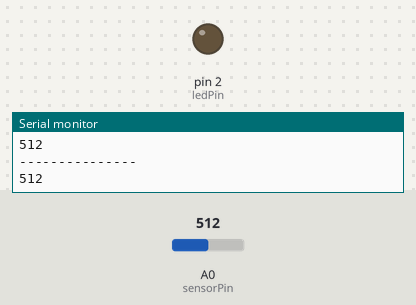
Simulated run of this sketch. Board: Arduino Uno, built with avr-gcc and run on an emulated ATmega328P. On the bench: output pins drawn as LEDs (lit = HIGH), the last lines printed to the serial monitor. The test bench sets the inputs (shaded band); at power-on: A0 (sensorPin) = 512.

Above: at 1.2 s.
1.3 s: A0 (sensorPin) set to 319
2.8 s: A0 (sensorPin) set to 286
At 3.7 s:
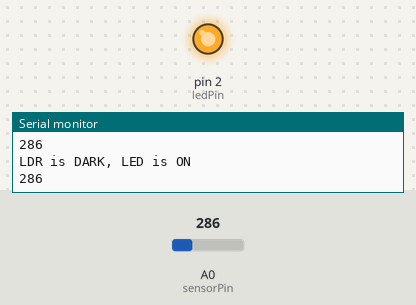
4.3 s: A0 (sensorPin) set to 306
At 5.1 s:
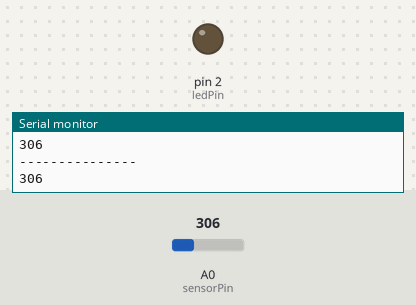
5.8 s: A0 (sensorPin) set to 290
At 6.5 s:
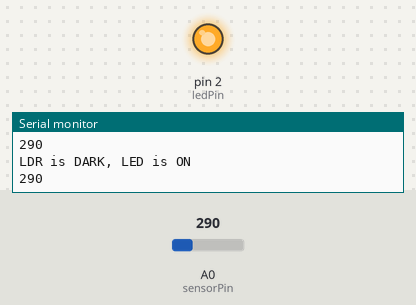
Timing chart, 0 to 8.3 s (numbered marks = the images above; inputs shaded):
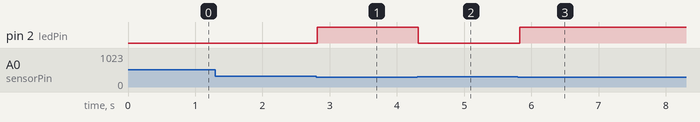

Measured:
- the behaviour switches between 301 and 300 on A0 (sensorPin) (found by bisection; images 0 and 1)
- after the input at 2.8 s, pin 2 (ledPin): LOW → HIGH at once
- after the input at 4.3 s, pin 2 (ledPin): HIGH → LOW at once
- after the input at 5.8 s, pin 2 (ledPin): LOW → HIGH at once

The sketch:

ldr.ino
```cpp
int sensorPin = A0; // select the input pin for LDR
int ledPin=2;
int sensorValue = 0;
void setup() {
  // put your setup code here, to run once:
  Serial.begin(9600);
  pinMode(ledPin,OUTPUT);
}

void loop() {
  // put your main code here, to run repeatedly:
  sensorValue = analogRead(sensorPin); // read the value from the sensor
  if (sensorValue <=300) {

digitalWrite(ledPin, HIGH);

Serial.println("LDR is DARK, LED is ON");

}

else {

digitalWrite(ledPin, LOW);

Serial.println("---------------");

}
Serial.println(sensorValue); //prints the values coming from the sensor on the screen

delay(100);

}
```
